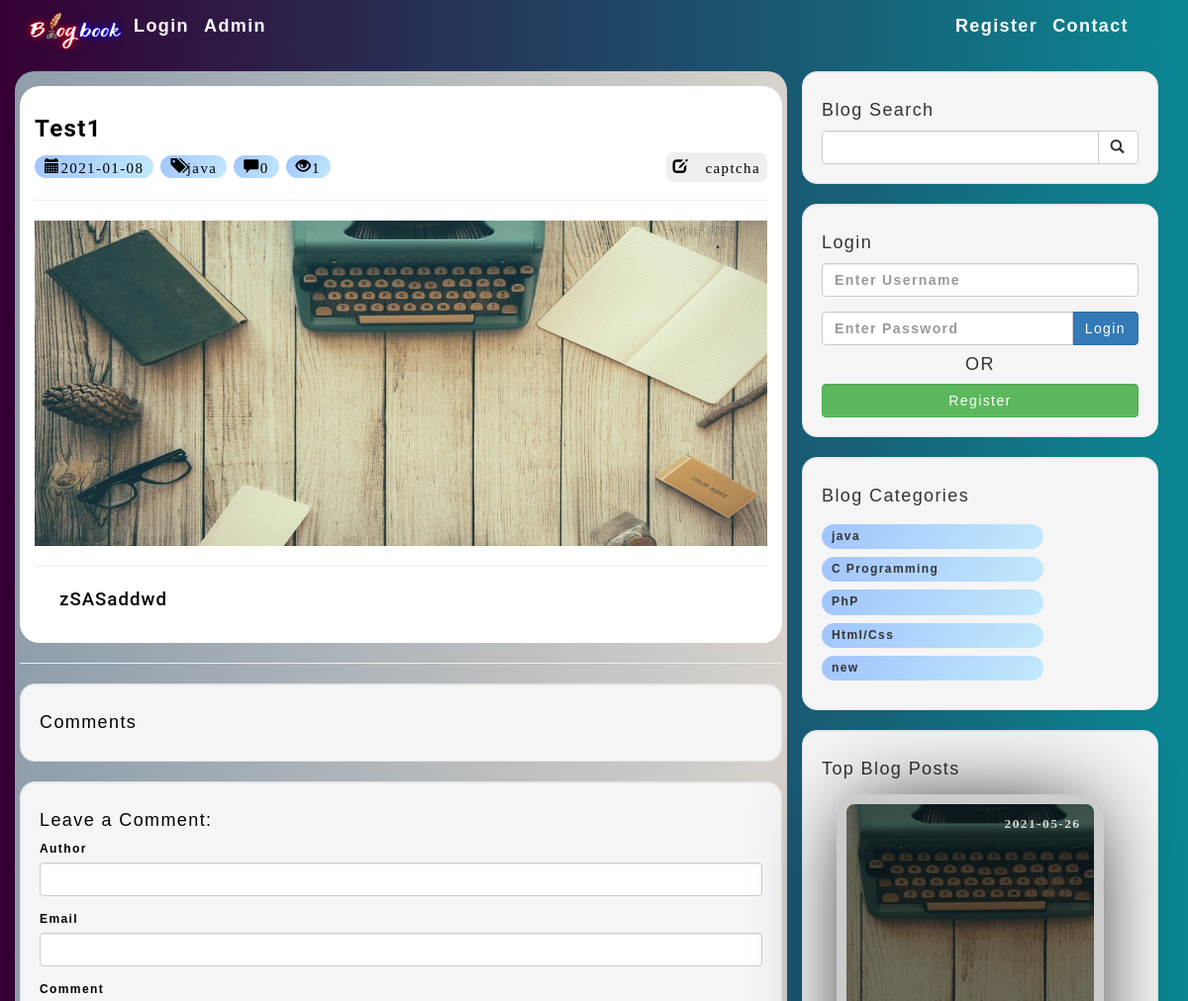
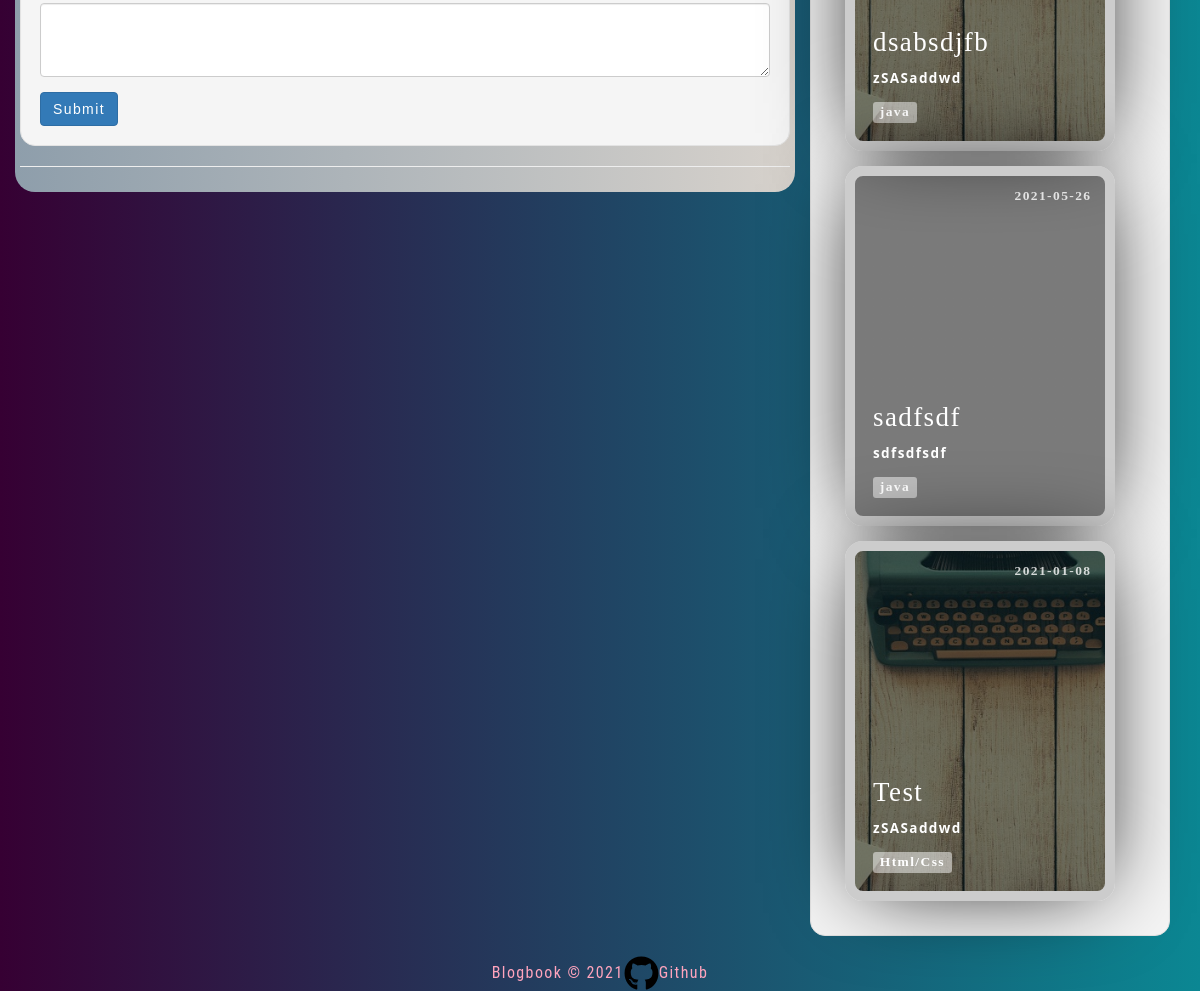
The page /post.php?p_id=30 on the database its author committed (2 pictures, top to bottom).
### tables this page shows
CREATE TABLE `posts` (
  `post_id` int(3) NOT NULL,
  `post_category_id` int(3) NOT NULL,
  `post_title` varchar(255) NOT NULL,
  `post_author` varchar(255) NOT NULL,
  `author_id` int(255) NOT NULL,
  `post_date` date NOT NULL,
  `post_image` text NOT NULL,
  `post_content` mediumtext NOT NULL,
  `post_tags` varchar(255) NOT NULL,
  `post_comment_count` int(255) NOT NULL,
  `post_status` varchar(255) NOT NULL DEFAULT 'draft',
  `post_views_count` int(255) NOT NULL
);

CREATE TABLE `categories` (
  `cat_id` int(3) NOT NULL,
  `cat_title` varchar(255) NOT NULL
);

### post.php (the view, shortened to what this page needs)
<?php include "includes/db.php"; ?>
<?php include "includes/header.php"; ?>
<body>
    <?php include "includes/navigation.php"; ?>
    <link href="css/styles.css" rel="stylesheet">
    <div class="container">
        <div class="row ">
            <div class="col-md-8 wt1">
                <?php
                if (isset($_GET['p_id'])) {
                    $link_post_id = $_GET['p_id'];
                    $query = "SELECT * FROM posts WHERE post_id=$link_post_id";
                    $select_all_posts_query = mysqli_query($connection, $query);
                    while ($row = mysqli_fetch_assoc($select_all_posts_query)) {
                        $post_title = $row['post_title'];
                        $post_author = $row['post_author'];
                        $post_author_id = $row['author_id'];
                        $post_date = $row['post_date'];
                        $post_image = $row['post_image'];
                        $post_content = $row['post_content'];
                        $post_category_id = $row['post_category_id'];
                        $post_comment = $row['post_comment_count'];
                        $post_views_count = $row['post_views_count'];
                        $query = "SELECT * FROM categories WHERE cat_id={$post_category_id}";
                        $select_categories_id = mysqli_query($connection, $query);
                        $cat = mysqli_fetch_assoc($select_categories_id);
                        $post_category = $cat['cat_title'];
                ?>
                        <div class="blog_post" style="font-size: 20px;">
                            <h4 class="title" style=" font-size: x-large; font-weight: 600; font-stretch: extra-expanded; overflow-wrap:break-word;"><?php echo $post_title; ?> </h4>
                            <div style="text-align:right;
                                        float:right;">
                               <button type="button" class="btn btn-sml btn-dark"> <a href="user.php?u_id=<?php echo $post_author_id ?>"><i class="		glyphicon glyphicon-edit"> <?php echo $post_author; ?></i></a></button>
                            </div>
                            <i class="glyphicon glyphicon-calendar " style=" background: linear-gradient(120deg, #a1c4fd 0%, #c2e9fb 100%);
  padding: 0.4rem 1rem;
  border-radius: 3rem;
  font-size:15px;
  width:fit-content;
  text-align:left;"><?php echo $post_date; ?></i>
  <i class="glyphicon glyphicon-tags " style=" background: linear-gradient(120deg, #a1c4fd 0%, #c2e9fb 100%);
  padding: 0.4rem 1rem;
  border-radius: 3rem;
  font-size:15px;
  width:fit-content;
  text-align:left;"><?php echo $post_category; ?></i>
  <i class="glyphicon glyphicon-comment " style=" background: linear-gradient(120deg, #a1c4fd 0%, #c2e9fb 100%);
  padding: 0.4rem 1rem;
  border-radius: 3rem;
  font-size:15px;
  width:fit-content;
  text-align:left;"><?php echo $post_comment; ?></i>
                            <i class="glyphicon glyphicon-eye-open" style=" background: linear-gradient(120deg, #a1c4fd 0%, #c2e9fb 100%);
  padding: 0.4rem 1rem;
  border-radius: 3rem;
  font-size:15px;
  width:fit-content;
  text-align:left;"><?php echo $post_views_count; ?></i>
                            <hr>
                            <img class="img-responsive" src="images/<?php echo $post_image; ?>" alt="">
                            <hr>
                            <div class="content"><?php echo $post_content; ?></div>
                        </div>
                        <hr>
                        <div class="well">
                            <h4>Comments</h4>
                        </div>
                <?php }
                } else {
                    header("Location:index.php");
                }
                ?>
                <div class="well">
                    <h4>Leave a Comment:</h4>
                    <form action="" method="post" role="form">
                        <div class="form-group">
                            <label for="author">Author</label>
                            <input type="text" class="form-control" name="comment_author">
                        </div>
                        <div class="form-group">
                            <label for="email">Email</label>
                            <input type="text" class="form-control" name="comment_email">
                        </div>
                        <div class="form-group">
                            <label for="content">Comment</label>
                            <textarea class="form-control" name="comment_content" rows="3"></textarea>
                        </div>
                        <button type="submit" name="create_comment" class="btn btn-primary">Submit</button>
                    </form>
                </div>
                <hr>
            </div>
            <?php include "includes/sidebar.php";  ?>
        </div>
        <?php
        include "includes/footer.php";
        ?>

### includes/sidebar.php (shortened to what this page needs)
<div class="col-md-4">
    <div class="well">
        <h4>Blog Search</h4>
        <form action="search.php" method="post">
            <div class="input-group">
                <input name="search" type="text" class="form-control">
                <span class="input-group-btn">
                    <button name="submit" class="btn btn-default" type="submit">
                        <span class="glyphicon glyphicon-search"></span>
                    </button>
                </span>
            </div>
        </form>
    </div>
    <div class="well logs" id="login">
        <div class="heads">
            <h4>Login</h4>
            <form action="includes/login.php" method="post" id="login_form" onsubmit="return validate_form()">
                <div class="form-group">
                    <input name="username" type="text" class="form-control" placeholder="Enter Username" id="user_name">
                </div>
                <div class="input-group">
                    <input name="password" type="password" class="form-control" placeholder="Enter Password" id="user_pass">
                    <span class="input-group-btn">
                        <button class="btn btn-primary" name="login" type="submit">
                            Login
                        </button>
                    </span>
                </div>
            </form>
            <h4 style="text-align: center;">OR</h4>
            <a href="../registration.php">
                <button class="btn btn-success form-control" name="login" type="submit" value="Register">
                    Register
                </button> </a>
        </div>
    </div>
    <?php
    $query = "SELECT DISTINCT categories.cat_id, categories.cat_title
    FROM categories
    INNER JOIN posts ON categories.cat_id=posts.post_category_id";
    $select_categories_sidebar = mysqli_query($connection, $query);
    ?>
    <div class="well " id="categories">
        <h4>Blog Categories</h4>
        <div class="row">
            <div class="col-lg-12">
                <ul class="list-unstyled">
                    <?php
                    while ($row = mysqli_fetch_assoc($select_categories_sidebar)) {
                        $cat_title = $row['cat_title'];
                        $cat_id = $row['cat_id'];
                        echo "<li   class='list-items'
                        data-aos='fade-left'
                        data-aos-delay='100'><a href='category.php?category=$cat_id'>{$cat_title}</a></li>";
                    }
                    ?>
                </ul>
            </div>
        </div>
    </div>
    <?php include "widget.php" ?>
</div>

### includes/widget.php (shortened to what this page needs)
<div class="well">
    <h4>Top Blog Posts</h4>
    <?php
    $query = "SELECT * FROM posts WHERE post_status='published'   ORDER BY post_views_count DESC LIMIT 3 ";
    $select_all_posts_query = mysqli_query($connection, $query);
    while ($row = mysqli_fetch_assoc($select_all_posts_query)) {
        $post_title = $row['post_title'];
        $post_id = $row['post_id'];
        $post_date = $row['post_date'];
        $post_image = $row['post_image'];
        $post_content = strip_tags(substr($row['post_content'], 0, 100));
        $post_status = $row['post_status'];
        $post_category_id = $row['post_category_id'];
        $query = "SELECT * FROM categories WHERE cat_id={$post_category_id}";
        $select_categories_id = mysqli_query($connection, $query);
        $cat = mysqli_fetch_assoc($select_categories_id);
        $post_category = $cat['cat_title'];
        if ($post_status == 'published') {
    ?>
            <div class="card-grid-space">
                <a class="card" href="../post.php?p_id=<?php echo $post_id; ?>" style="--bg-img: url('../images/<?php echo $post_image; ?>');margin:1.5rem;text-decoration:none;">
                    <div>
                        <h1><?php echo $post_title; ?></h1>
                        <p><?php echo $post_content; ?></p>
                        <div class="date"><?php echo $post_date; ?></div>
                        <div class="tags">
                            <div class="tag"><?php echo $post_category; ?></div>
                        </div>
                    </div>
                </a>
            </div>
    <?php  }
    } ?>

### css/styles.css (style rules this page uses)
body { font-size: 12px; }
body, button, input { font-family: "Montserrat", sans-serif; font-weight: 700; letter-spacing: 1.4px; }
:root { --color: #3c3163; --transition-time: 0.5s; }
* { box-sizing: border-box; }
body { margin: 0; min-height: 100vh; }
a { color: inherit; }
.card { font-family: "Heebo"; --bg-filter-opacity: 0.5; background-image: linear-gradient( rgba(0, 0, 0, var(--bg-filter-opacity)), rgba(0, 0, 0, var(--bg-filter-opacity)) ), var(--bg-img); height: 20em; width: 15em; font-size: 1.5em; color: white; border-radius: 1em; padding: 1em; display: flex; align-items: flex-end; background-size: cover; background-position: center; box-shadow: 0 0 5em -1em black; transition: all, var(--transition-time); position: relative; overflow: hidden; border: 10px solid #ccc; text-decoration: none; }
.card h1 { margin: 0; font-size: 1.5em; line-height: 1.2em; }
.card p { font-size: 0.75em; font-family: "Open Sans"; margin-top: 0.5em; line-height: 2em; }
.card .tags { display: flex; }
.card .tags .tag { font-size: 0.75em; background: rgba(255, 255, 255, 0.5); border-radius: 0.3rem; padding: 0 0.5em; margin-right: 0.5em; line-height: 1.5em; transition: all, var(--transition-time); }
.card .date { position: absolute; top: 0; right: 0; font-size: 0.75em; padding: 1em; line-height: 1em; opacity: 0.8; }
.card:before, .card:after { content: ""; transform: scale(0); transform-origin: top left; border-radius: 50%; position: absolute; left: -50%; top: -50%; z-index: -5; transition: all, var(--transition-time); transition-timing-function: ease-in-out; }
.card:before { background: #ddd; width: 250%; height: 250%; }
.card:after { background: white; width: 200%; height: 200%; }
div { border-radius: 20px; }
.well { border-radius: 15px; }
.btn-sml { font-size: 15px; border-radius: 8px; height: 30px; padding: revert; }
.wt1 { color: black; background: linear-gradient(to right, #8e9eab 0%, #d7d2cc 100%); padding: 5px; margin-bottom: 10px; }
.blog_post { z-index: 10; background: white; padding: 20px 15px; margin-top: 10px; }
.list-items { background: linear-gradient(120deg, #a1c4fd 0%, #c2e9fb 100%); padding: 0.4rem 1rem; margin: 0.8rem 0; border-radius: 3rem; width: 70%; display: flex; justify-content: space-between; }
.content { font-size: 14pt; font-family: "Roboto", sans-serif; font-weight: 500; font-style: normal; text-indent: 25px; letter-spacing: 1px; }
.title { font-family: "Roboto", sans-serif; }
html { scroll-behavior: smooth; }

### includes/header.php (style rules this page uses)
body { background: linear-gradient(to right, #360033 0%, #0b8793 100%); font-size: 12px; }

### rows shown on the page
posts: post_title "Test1", post_author "captcha", post_date "2021-01-08", categories.cat_title "java", post_comment_count "0", post_views_count "1", post_image (picture), post_content "zSASaddwd"
categories: cat_title "java"
categories: cat_title "C Programming"
categories: cat_title "PhP"
categories: cat_title "Html/Css"
categories: cat_title "new"
posts: post_image (picture), post_title "dsabsdjfb", post_content "zSASaddwd", post_date "2021-05-26", categories.cat_title "java"
posts: post_title "sadfsdf", post_content "sdfsdfsdf", post_date "2021-05-26", categories.cat_title "java"
posts: post_image (picture), post_title "Test", post_content "zSASaddwd", post_date "2021-01-08", categories.cat_title "Html/Css"
